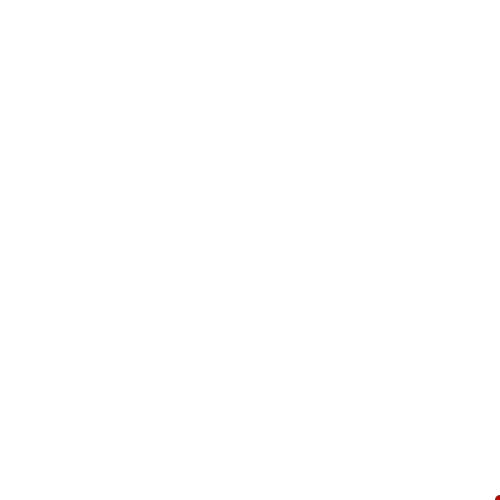
Frame 1 (no input)
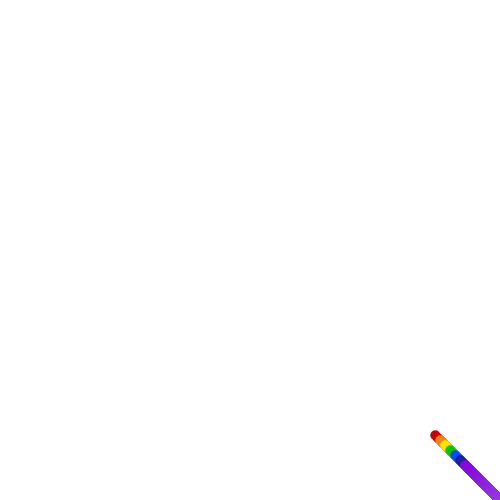
Frame 60 (no input)
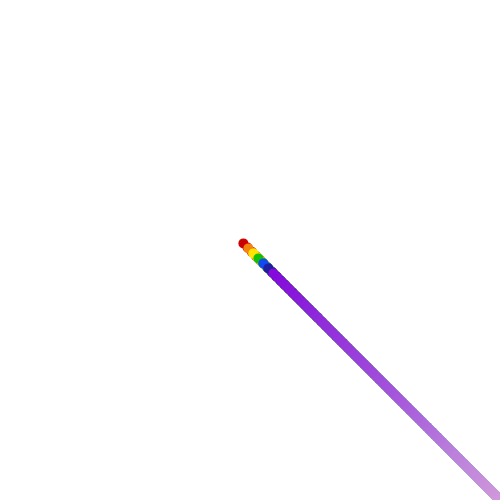
Frame 120 (the mouse pressed at the canvas centre since frame 60)

The p5.js sketch that drew these frames (run headless with seeded random() and noise() and a simulated clock; from frame 60 on, the mouse is pressed at the canvas centre):

// p5.js sketch
// ── sketch.js

var w;

var xoff = 1;
var yoff = 5;




function setup() {
  createCanvas(500, 500);
  w = new Walker();
}

function draw() {
   background(220, 3);
  w.update();
  w.display();
}

function Walker() {
  this.pos = createVector(width, height);
  this.vel = createVector(0, 0);

  this.update = function() {
    var mouse = createVector(mouseX, mouseY);
    this.acc = p5.Vector.sub(mouse, this.pos);
    this.acc.setMag(0.05);
    
    this.vel.add(this.acc);
    this.pos.add(this.vel);
  }

    this.display = function() {
    var x = noise(xoff) ;
    var y = noise(yoff);
  
   xoff += 10;
   yoff += 10;
  
    fill(203, 2, 2);
    strokeWeight(0);
    ellipse(this.pos.x, this.pos.y, 10, 10);
    fill(243, 133, 14)
    strokeWeight(0);
    ellipse(this.pos.x+5, this.pos.y+5, 10, 10);
    fill(255, 228, 3)
    strokeWeight(0);
    ellipse(this.pos.x+10, this.pos.y+10, 10, 10);
    fill(16, 193, 7)
    strokeWeight(0);
    ellipse(this.pos.x+15, this.pos.y+15, 10, 10);
    fill(17, 74, 239)
    strokeWeight(0);
    ellipse(this.pos.x+20, this.pos.y+20, 10, 10);
    fill(30, 30, 158)
    strokeWeight(0);
    ellipse(this.pos.x+25, this.pos.y+25, 10, 10);
    fill(133, 10, 219)
    strokeWeight(0);
    ellipse(this.pos.x+30, this.pos.y+30, 10, 10);
  
  }
}
